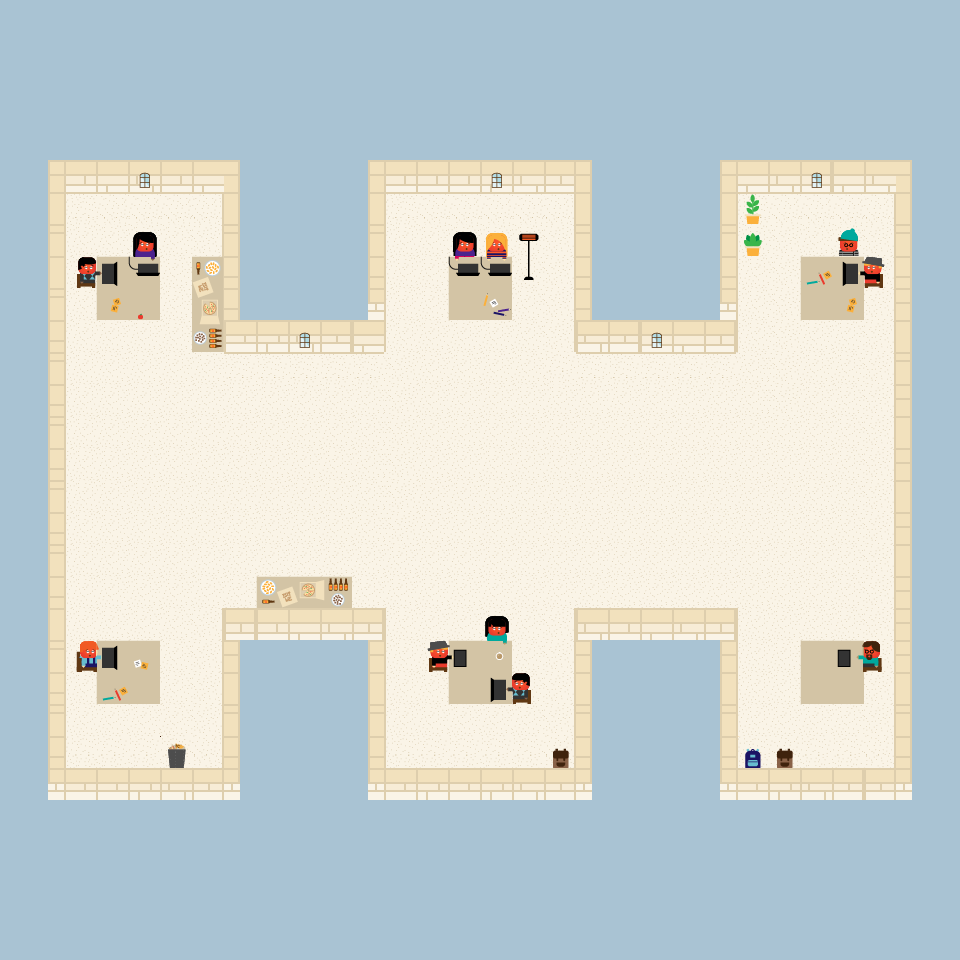

A 2D game scene composited from a Tiled map and its tileset images. What follows is a short description and the map's XML, with each tile layer's data collapsed to a summary:
An orthogonal 30x30 tile map with 32x32 px tiles, 6 tile layers (Background, Tables, Participants - base, Table objects, ...), 2 tilesets.

<map version="1.2" tiledversion="1.3.1" orientation="orthogonal" renderorder="right-down" compressionlevel="0" width="30" height="30" tilewidth="32" tileheight="32" infinite="0" nextlayerid="7" nextobjectid="1">
 <tileset firstgid="1" source="../Tileset.tsx" />
 <tileset firstgid="36" source="../Assets.tsx" />
 <layer id="1" name="Background" width="30" height="30">
  <data>[900 cells, 900 non-empty, 31 distinct tile ids]</data>
 </layer>
 <layer id="2" name="Tables" width="30" height="30">
  <data>[900 cells, 24 non-empty, 4 distinct tile ids]</data>
 </layer>
 <layer id="3" name="Participants - base" width="30" height="30">
  <data>[900 cells, 21 non-empty, 17 distinct tile ids]</data>
 </layer>
 <layer id="4" name="Table objects" width="30" height="30">
  <data>[900 cells, 36 non-empty, 20 distinct tile ids]</data>
 </layer>
 <layer id="5" name="UnderAttack" width="30" height="30">
  <data>[900 cells, 11 non-empty, 9 distinct tile ids]</data>
 </layer>
 <layer id="6" name="Flamed" width="30" height="30">
  <data>[900 cells, 11 non-empty, 8 distinct tile ids]</data>
 </layer>
</map>
